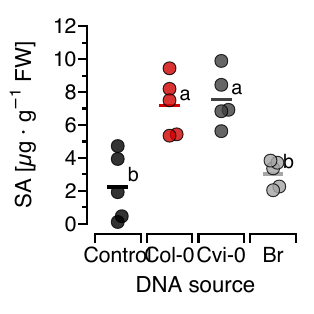

The script that saved this image:
# SA 24h

# Load required libraries
# Cleaning and manipulating data
library(dplyr)

# Statistic tests
library(rstatix)
library(multcompView)

# Plotting
library(ggplot2)
library(ggprism)
library(ggrepel)

# Load data
data <- read.csv("5_sa_curve/sa_curve.csv") %>% 
  filter(time == 24) %>% 
  select(treatment, sa)


# Make independent variable a factor
data <- data %>% 
  mutate(treatment = factor(treatment,
                            levels = c("ctrl", "col", "cvi", "br")))

# Summary statistics
data_ss <- data %>% 
  group_by(treatment) %>% 
  get_summary_stats() %>% 
  arrange(desc(mean))

# Anova
anova <- aov(sa ~ treatment, data = data)
summary(anova)
export::table2csv(anova, "5_sa_curve/anova_results_24min.csv")


capture_anova <- summary(anova)
capture.output(capture_anova, file = "5_sa_curve/anova_results.doc")

# Tukey
tukey <- TukeyHSD(anova)
tukey

tukey_capture <- as.data.frame(tukey[1])
write.csv(tukey_capture, "5_sa_curve/tukey_24.csv")

# Compact letter display
tukey.cld <- multcompLetters4(anova, tukey)

cld <- as.data.frame.list(tukey.cld$treatment)
data_ss$tukey_letters <- cld$Letters


# Colors
plot_colors <- c(
  #"#FFFFFF", # white
  "#000000", # black
  "#D10101", # red
  "#404040", # dark grey
  "#A6A6A6"  # light grey
)


# Plot
ggplot(data, aes(x = treatment, y = sa)) +
  #geom_violin(trim = F) +
  # Geom
  stat_summary(
    aes(color = treatment),
    fun = "mean",
    geom = "crossbar",
    #alpha = 0.8,
    width = 0.4
  ) +
  geom_beeswarm(
    aes(fill = treatment),
    shape = 21,
    cex = 3.5,
    size = 4,
    alpha = 0.8
  ) +
  # P-value
  geom_text(
    data = data_ss,
    aes(x = treatment, y = mean, label = tukey_letters),
    nudge_x = 0.3,
    nudge_y = 0.75,
    size = 5
  ) +
  # Scales
  scale_fill_manual(values = plot_colors) +
  scale_color_manual(values = plot_colors) +
  scale_x_discrete(
    guide = "prism_bracket",
    labels = c("Control", "Col-0", "Cvi-0", "Br")
  ) +
  scale_y_continuous(
    guide = "prism_offset_minor",
    limits = c(0, 12),
    breaks = seq(0, 12, 2)
  ) +
  # Labs
  labs(
    x = "DNA source",
    y = bquote("SA [µg · g"^-1*" FW]"),
    #caption = "Tukey test, p < 0.05, n = 5"
  ) +
  # Theme
  theme_prism(
    base_line_size = 0.7,
    base_fontface = "plain"
  ) +
  theme(
    text = element_text(size = 16),
    legend.position = "none",
    plot.title = element_text(size = 14),
    aspect.ratio = 1,
    #axis.text.x = element_text(size = 10),
    # axis.text.x = element_blank(),
    # axis.title.x = element_blank(),
    # axis.title.y = element_blank()
  )

ggsave("5_sa_curve/sa_24h.pdf", width = 16, height = 16, units = "cm", scale = 0.5, dpi = 300, device = cairo_pdf)

save.image(file = "5_sa_curve/sa_24h.RData")
